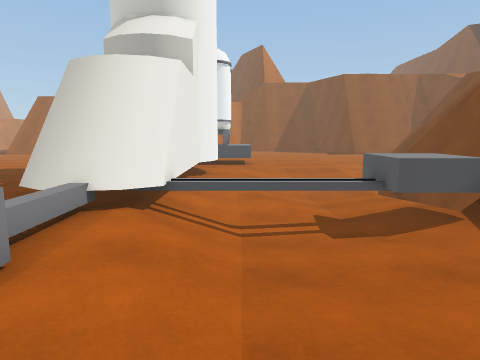
view 1 (above)

15 first-person views from a walk through a 3-D level made in the Unity game engine. The camera is 1.4 m above the floor, tilts 8° down and sees 75° across. The floor is counted in squares, 1 m on a side. Each view is taken from the middle of a square. On the plan, view 1 faces up. The plan holds only what a view shows up to about 14 squares ahead; the rest is blank. The place goes on beyond the plan.

view 2
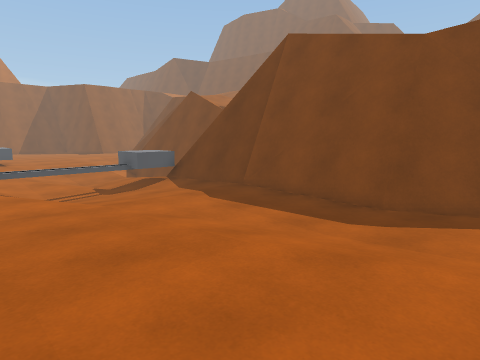

view 3
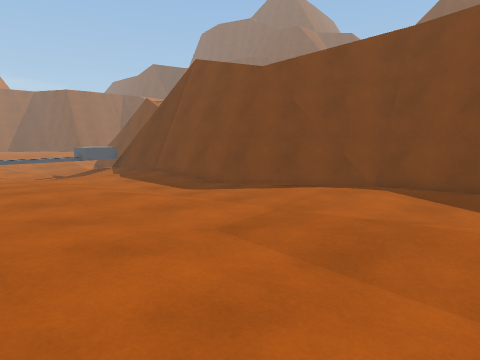

view 4
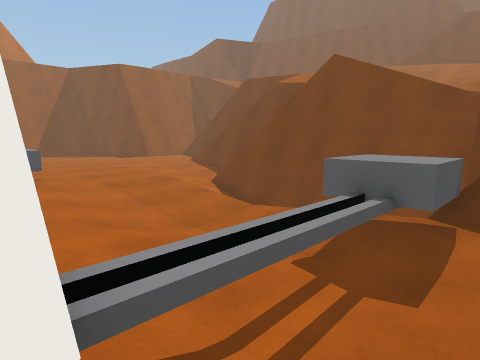

view 5
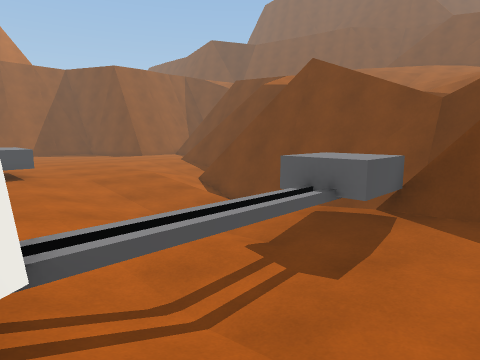

view 6
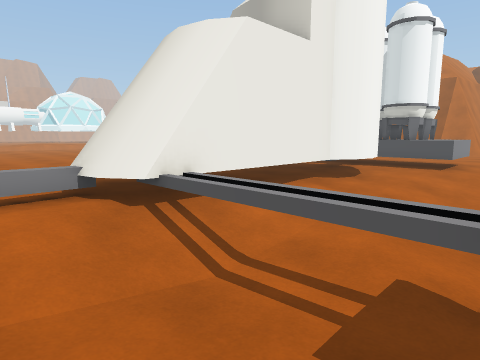

view 7
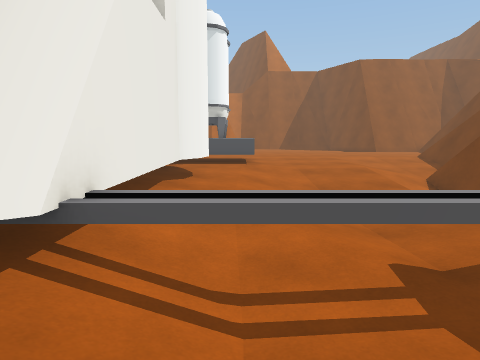

view 8
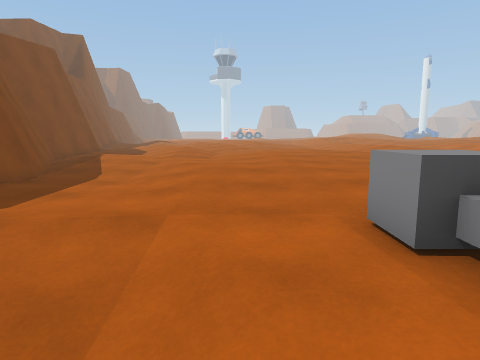

view 9
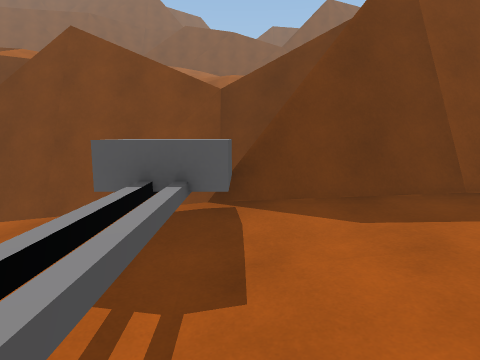

view 10
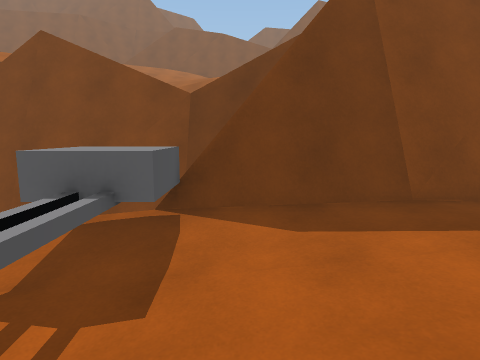

view 11
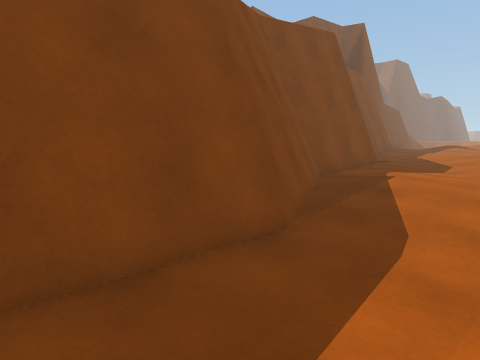

view 12
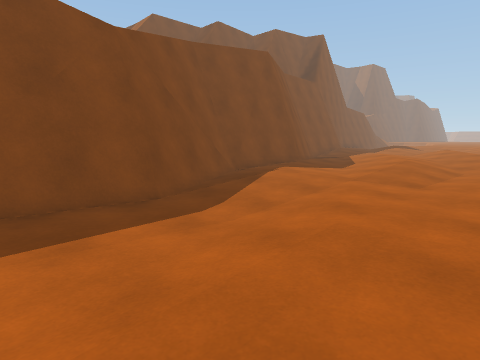

view 13
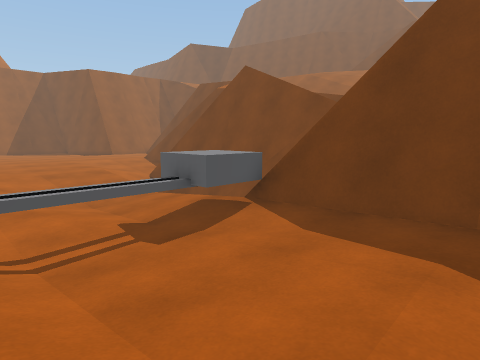

view 14
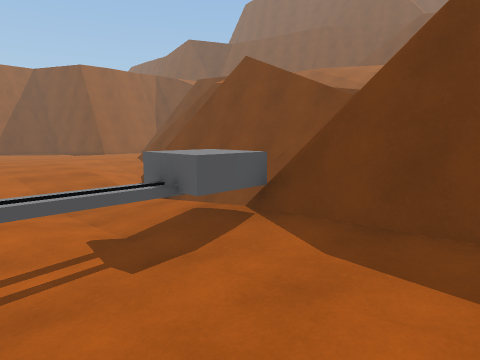

view 15
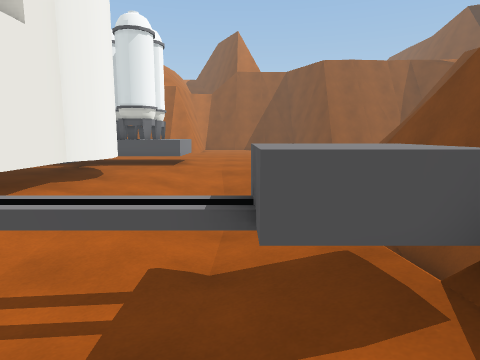

### Floor plan
Key: @ floor where view 1 was taken; # wall or solid block; . main floor; : floor 0.5 m higher than the main floor; - floor 0.5 m lower than the main floor; _ floor 0.75 m lower than the main floor; / step, stairs or slope; = window, fence, low wall or low ledge; v drop or lower ground; O other object.
Columns run from 3 left of view 1 to 12 right of it. Each row starts with its distance up from view 1.
 21     ..
 20   OO...
 19 O OO....
 18 OOOO..... ---##
 17  OOO.....-__
 16   ...---///#   v
 15   O.----///#   v
 14   O.-__-- /#
 13  OO-_____ =#
 12  O--_____ =###
 11  O--_____ =###
 10  O--____/ ## #
  9  O-_____/ =###
  8  O-___OOO =###
  7 OOOOOOOOO  #
  6 OO/____O##  v =
  5 /./__---## vv =
  4 /..-----##  v
  3 O...--..##  v
  2 O.......##vv
  1 ........##v
  0 ...@....##v
 -1 ........##v
 -2 ........##v
 -3 ........##v
 -4 .........#v/
 -5 .........##v
 -6 ..........#v
 -7 ..........##v
 -8 :..........#v
 -9 ...........#v
-10 ...........#v
-11  ..........#v
-12 . ...:.....#v

Positions as (right, up) in squares from view 1, and headings:
1: (0, 0), facing up
2: (-3, -6), facing up-right
3: (-3, -12), facing up-right
4: (-2, 5), facing up-right
5: (-2, 4), facing up-right
6: (3, 4), facing up-left
7: (0, 4), facing up
8: (-1, 6), facing down
9: (-1, 6), facing right
10: (-1, 5), facing right
11: (2, 1), facing down-right
12: (-2, 1), facing down-right
13: (-1, 1), facing up-right
14: (0, 2), facing up-right
15: (3, 4), facing up
